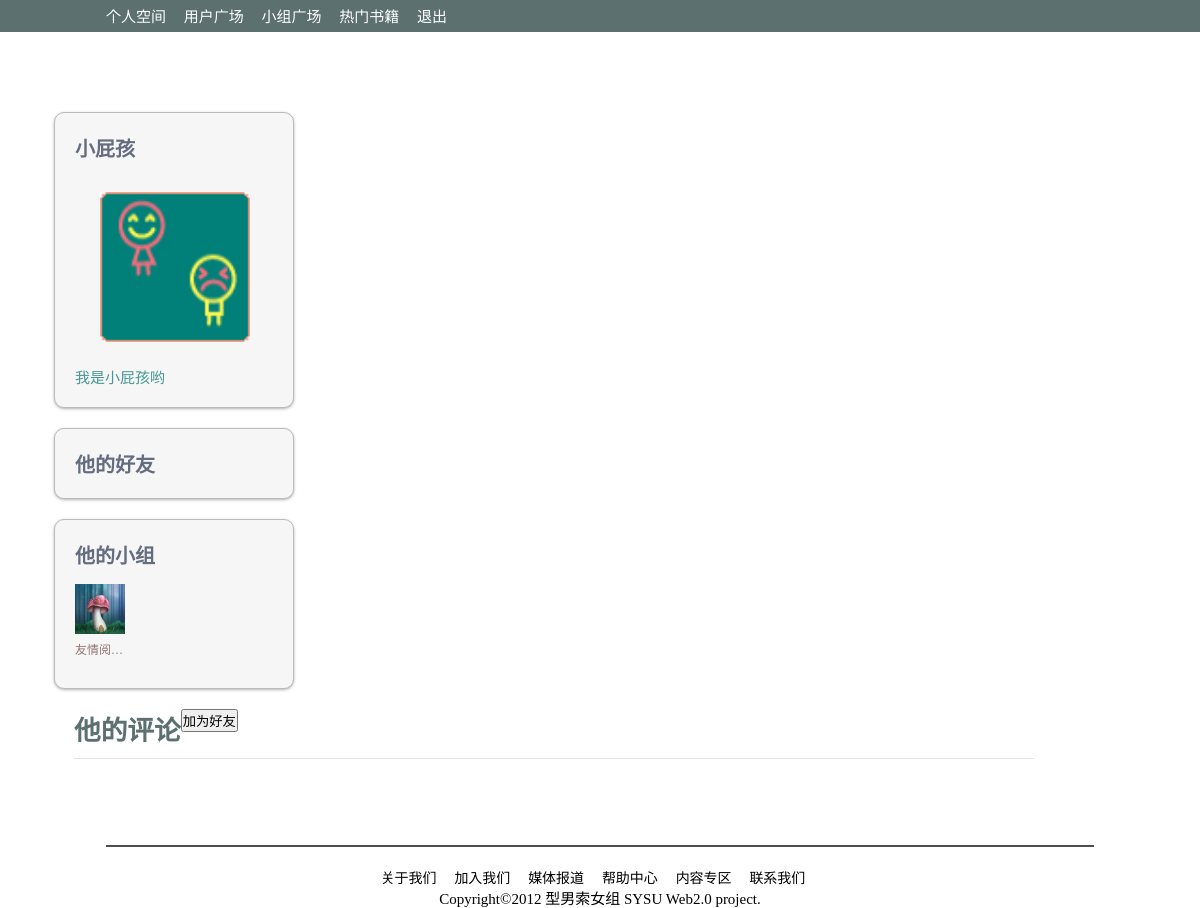
The app's page /other.php?uid=26 with its own data.
### tables this page shows
CREATE TABLE IF NOT EXISTS `user` (
  `uid` int(10) unsigned NOT NULL AUTO_INCREMENT,
  `name` varchar(20) NOT NULL COMMENT '用户名',
  `password` varchar(40) NOT NULL COMMENT '用户密码',
  `nick` varchar(20) NOT NULL COMMENT '用户昵称',
  `email` varchar(25) NOT NULL COMMENT '用户邮箱',
  `gender` tinyint(1) NOT NULL COMMENT '用户性别',
  `signature` varchar(150) NOT NULL COMMENT '用户签名',
  `picture` varchar(50) NOT NULL COMMENT '用户头像',
  PRIMARY KEY (`uid`),
  UNIQUE KEY `uid` (`uid`),
  UNIQUE KEY `name` (`name`)
);

CREATE TABLE IF NOT EXISTS `crew` (
  `gid` int(10) unsigned NOT NULL,
  `uid` int(10) unsigned NOT NULL,
  `jointime` date NOT NULL COMMENT '加入时间',
  PRIMARY KEY (`gid`,`uid`),
  KEY `uid` (`uid`)
);

CREATE TABLE IF NOT EXISTS `group` (
  `gid` int(10) unsigned NOT NULL AUTO_INCREMENT,
  `uid` int(10) unsigned NOT NULL COMMENT '创建者ID',
  `name` varchar(20) NOT NULL COMMENT '组名',
  `setime` date NOT NULL COMMENT '建立时间',
  `description` varchar(50) NOT NULL COMMENT '简介',
  `personNum` int(10) unsigned NOT NULL COMMENT '组员个数',
  `pic` varchar(50) NOT NULL COMMENT '小组图片',
  PRIMARY KEY (`gid`),
  UNIQUE KEY `gid` (`gid`),
  UNIQUE KEY `name` (`name`),
  KEY `uid` (`uid`)
);

### database/UsrControl.php (called while the page is built, shortened)
<?php
	function FindUser($uid){
		$sql = "select * from user where uid = " . $uid;
		$result = mysql_query($sql) or die("No user table!");
		$user = new User();
		$user->uid = mysql_result( $result, 0, "uid");
		$user->name = mysql_result( $result, 0, "name");
		$user->nick = mysql_result( $result, 0, "nick");
		$user->email = mysql_result( $result, 0, "email");
		$user->gender = mysql_result( $result, 0, "gender");
		$user->signature = mysql_result( $result, 0, "signature");
		$user->picture = mysql_result( $result, 0, "picture");
		return $user;
	}
?>

### database/GroControl.php (called while the page is built, shortened)
<?php
	function FindGroup($gid){
		$sql = "select * from `group` where gid = " . $gid;
		$result = mysql_query($sql) or die("No group table!");
		$gro = new Group();
		$gro->gid = mysql_result( $result, 0, "gid");
		$gro->uid = mysql_result( $result, 0, "uid");
		$gro->name = mysql_result( $result, 0, "name");
		$gro->setime = mysql_result( $result, 0, "setime");
		$gro->des = mysql_result( $result, 0, "description");
		$gro->personNum = mysql_result( $result, 0, "personNum");
		$gro->pic = mysql_result( $result, 0, "pic");
		$sql = "select * from `crew` where gid = " . $gro->gid;
		$result = mysql_query($sql) or die("No crew table!");
		$i = 0;
		while($row = mysql_fetch_array($result)){
			$gro->member[$i] = $row['uid'];
			$i++;
		}
		return $gro;
	}
?>

### other.php (the view, shortened to what this page needs)
<?php
	require_once( ROOT."database/UsrControl.php" );
	require_once( ROOT."database/GroControl.php" );
	$uid = $_GET['uid'];
?>
<!DOCTYPE HTML>
<html lang="en-US">
<head>
	<link rel="stylesheet" type="text/css" href="css/common.css" media="all" />
	<link rel="stylesheet" type="text/css" href="css/person-style.css" media="all" />
</head>
<body>
	<?php
		require_once( ROOT."common/header.php" );
	?>
	<div id="main">
		<div id="left_content">
			<div class="info">
				<?php
					$sql_to_user = "select * from user where uid=" . $uid;
					$result_user = mysql_query( $sql_to_user ) or die( "No comment table!" );
					$record_user = mysql_fetch_array($result_user);
					$uname = $record_user['nick'];
					$pic = $record_user['picture'];
					$signature = $record_user['signature'];
				?>
				<h1><?= $uname ?></h1>
				<img src="<?= $pic ?>" alt="MyPic"/>
				<p><?= $signature ?></p>
			</div>
			<div class="Friend_Group">
				<h1><?php if(FindUser($uid)->gender == 1){echo "他的好友";}
							else{echo "她的好友";} ?></h1>
			</div>
			<div class="Friend_Group">
				<h1><?php if(FindUser($uid)->gender == 1){echo "他的小组";}
							else{echo "她的小组";} ?></h1>
				<?php
					$sql = "select * from `crew` where uid = " . $uid;
					$result = mysql_query($sql) or die("No crew table!");
					while($record = mysql_fetch_array($result)){
						$group = FindGroup($record['gid']);
				?>
						<div class="each">
							<img src="images/group/<?= $group->pic ?>" />
							<p><?= $group->name ?></p>
						</div>
				<?php
					}
				?>
			</div>
		</div>
		<div id="right_content">
			<h1><?php if(FindUser($uid)->gender == 1){echo "他的评论";}
							else{echo "她的评论";} ?></h1>
			<?php
				if(isset($_GET['uid']) && $_GET['uid'] != $_SESSION['userid']){
					$sql = "select * from `friend` where uid1 = '" . $_GET['uid'] . "' and uid2 = '" . $_SESSION['userid'] . "'";
					$sql .= " or uid2 = '" . $_GET['uid'] . "' and uid1 = '" . $_SESSION['userid'] . "'";
					$result = mysql_query($sql) or die(mysql_error());
					if( mysql_num_rows( $result ) < 1 )
					{
			?>
						<button id="add_friend">加为好友</button>
			<?php
					}
				}
			?>
			<div class="us_bar"></div>
		</div>
	</div>
	<?php
		require_once( ROOT."common/footer.php" );
	?>
</body>
</html>

### css/common.css (style rules this page uses)
* { padding: 0 0; margin: 0 0; }
body { width: 100%; font-size: 15px; font-family: '微软雅黑' sans-serif; }

### css/person-style.css (style rules this page uses)
#main { width: 91%; margin: 0 auto; margin-top: 80px; }
#left_content { float: left; width: 240px; clear: right; }
#left_content .info { padding: 20px; background-color: #f6f6f6; margin-bottom: 20px; border:1px solid #bbb; border-radius:10px 10px 10px 10px; box-shadow: 0 1px 3px rgba(0, 0, 0, 0.3); }
#left_content .info img { height: 150px; width: 150px; margin-left: 25px; margin-top: 30px; margin-bottom: 20px; }
#left_content h1 { color: #646d80; font-size: 15pt; }
.info p { color: #479894; }
.Friend_Group { padding: 20px; padding-right: 0px; background-color: #f6f6f6; margin-bottom: 20px; border:1px solid #bbb; border-radius:10px 10px 10px 10px; box-shadow: 0 1px 3px rgba(0, 0, 0, 0.3); overflow: hidden; }
.Friend_Group .each { float: left; margin-top: 15px; margin-bottom: 10px; margin-right: 22px; }
.Friend_Group .each img { width: 50px; height: 50px; margin-bottom: 2px; }
.Friend_Group .each p { font-size: 9pt; color: #917373; width: 50px; overflow: hidden; text-overflow: ellipsis; white-space: nowrap; }
#main #right_content { float: left; margin-left: 20px; width: 960px; }
#right_content h1 { float: left; color: #5c7070; margin-bottom: 10px; font-size: 20pt; }
#right_content .us_bar { border-bottom: 1px solid #E5E5E5; position: relative; text-shadow: 0 1px rgba(255,255,255,0.9); }

### records on screen
user: nick "小屁孩", picture (picture), signature "我是小屁孩哟"
crew: gid.pic (picture), gid.name "友情阅…"
